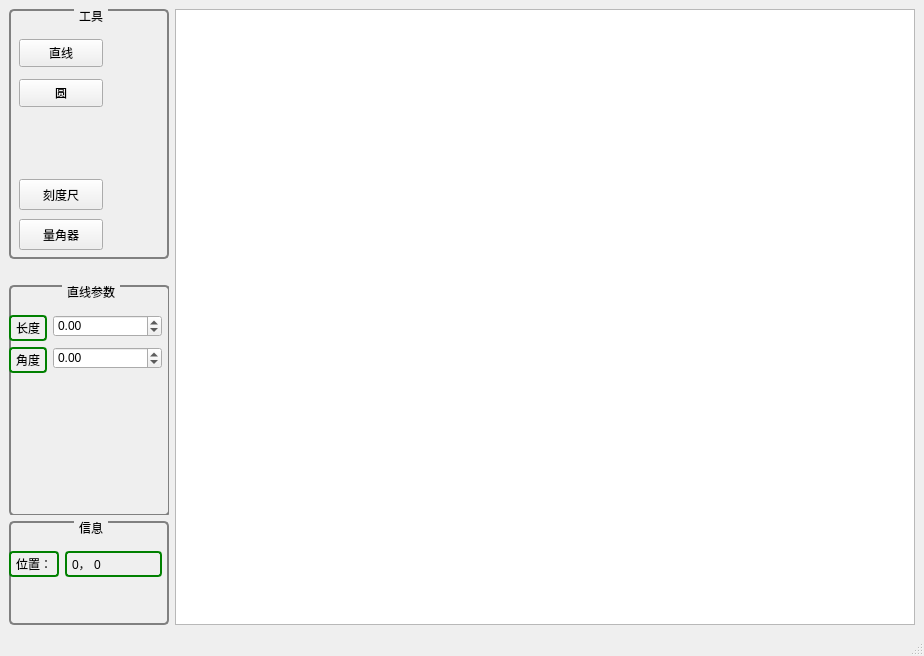
<?xml version="1.0" encoding="UTF-8"?>
<ui version="4.0">
 <class>MainWindow</class>
 <widget class="QMainWindow" name="MainWindow">
  <property name="geometry">
   <rect>
    <x>0</x>
    <y>0</y>
    <width>924</width>
    <height>656</height>
   </rect>
  </property>
  <property name="sizePolicy">
   <sizepolicy hsizetype="Expanding" vsizetype="Expanding">
    <horstretch>0</horstretch>
    <verstretch>0</verstretch>
   </sizepolicy>
  </property>
  <property name="windowTitle">
   <string>MainWindow</string>
  </property>
  <property name="styleSheet">
   <string notr="true">  QMainWindow::separator {
      background: yellow;
      width: 10px; /* when vertical */
      height: 10px; /* when horizontal */
  }

  QMainWindow::separator:hover {
      background: red;
  }
</string>
  </property>
  <widget class="QWidget" name="centralwidget">
   <property name="sizePolicy">
    <sizepolicy hsizetype="Expanding" vsizetype="Expanding">
     <horstretch>0</horstretch>
     <verstretch>0</verstretch>
    </sizepolicy>
   </property>
   <layout class="QGridLayout" name="gridLayout">
    <item row="1" column="0">
     <widget class="WStackedWidget" name="stackedWidget">
      <property name="minimumSize">
       <size>
        <width>160</width>
        <height>250</height>
       </size>
      </property>
      <property name="maximumSize">
       <size>
        <width>160</width>
        <height>250</height>
       </size>
      </property>
      <property name="currentIndex">
       <number>0</number>
      </property>
      <widget class="QWidget" name="line_page">
       <widget class="QGroupBox" name="groupBox_3">
        <property name="geometry">
         <rect>
          <x>0</x>
          <y>20</y>
          <width>161</width>
          <height>231</height>
         </rect>
        </property>
        <property name="sizePolicy">
         <sizepolicy hsizetype="Preferred" vsizetype="Preferred">
          <horstretch>0</horstretch>
          <verstretch>0</verstretch>
         </sizepolicy>
        </property>
        <property name="minimumSize">
         <size>
          <width>0</width>
          <height>0</height>
         </size>
        </property>
        <property name="styleSheet">
         <string notr="true">  QGroupBox {
      background-color: qlineargradient(x1: 0, y1: 0, x2: 0, y2: 1,
                                        stop: 0 #E0E0E0, stop: 1 #FFFFFF);
      border: 2px solid gray;
      border-radius: 5px;
      margin-top: 1ex; /* leave space at the top for the title */
  }

  QGroupBox::title {
      subcontrol-origin: margin;
      subcontrol-position: top center; /* position at the top center */
      padding: 0 3px;
      background-color: qlineargradient(x1: 0, y1: 0, x2: 0, y2: 1,
                                        stop: 0 #FF0ECE, stop: 1 #FFFFFF);
  }</string>
        </property>
        <property name="title">
         <string>直线参数</string>
        </property>
        <widget class="QWidget" name="layoutWidget">
         <property name="geometry">
          <rect>
           <x>0</x>
           <y>30</y>
           <width>153</width>
           <height>70</height>
          </rect>
         </property>
         <layout class="QFormLayout" name="formLayout_2">
          <item row="0" column="0">
           <widget class="QLabel" name="label_3">
            <property name="styleSheet">
             <string notr="true">  QFrame, QLabel, QToolTip {
      border: 2px solid green;
      border-radius: 4px;
      padding: 2px;
  }</string>
            </property>
            <property name="text">
             <string>长度</string>
            </property>
            <property name="buddy">
             <cstring>doubleSpinBox</cstring>
            </property>
           </widget>
          </item>
          <item row="0" column="1">
           <widget class="QDoubleSpinBox" name="line_para_length">
            <property name="styleSheet">
             <string notr="true"/>
            </property>
            <property name="minimum">
             <double>-10000.000000000000000</double>
            </property>
            <property name="maximum">
             <double>10000.000000000000000</double>
            </property>
            <property name="singleStep">
             <double>0.010000000000000</double>
            </property>
           </widget>
          </item>
          <item row="1" column="0">
           <widget class="QLabel" name="label_4">
            <property name="styleSheet">
             <string notr="true">  QFrame, QLabel, QToolTip {
      border: 2px solid green;
      border-radius: 4px;
      padding: 2px;
  }</string>
            </property>
            <property name="text">
             <string>角度</string>
            </property>
           </widget>
          </item>
          <item row="1" column="1">
           <widget class="QDoubleSpinBox" name="line_para_angle">
            <property name="styleSheet">
             <string notr="true"/>
            </property>
            <property name="minimum">
             <double>-360.000000000000000</double>
            </property>
            <property name="maximum">
             <double>360.000000000000000</double>
            </property>
            <property name="singleStep">
             <double>0.010000000000000</double>
            </property>
           </widget>
          </item>
         </layout>
        </widget>
       </widget>
      </widget>
      <widget class="QWidget" name="circle_page">
       <widget class="QGroupBox" name="groupBox_2">
        <property name="geometry">
         <rect>
          <x>0</x>
          <y>20</y>
          <width>151</width>
          <height>231</height>
         </rect>
        </property>
        <property name="sizePolicy">
         <sizepolicy hsizetype="Preferred" vsizetype="Preferred">
          <horstretch>0</horstretch>
          <verstretch>0</verstretch>
         </sizepolicy>
        </property>
        <property name="minimumSize">
         <size>
          <width>0</width>
          <height>0</height>
         </size>
        </property>
        <property name="title">
         <string>圆参数</string>
        </property>
        <widget class="QWidget" name="layoutWidget">
         <property name="geometry">
          <rect>
           <x>0</x>
           <y>30</y>
           <width>147</width>
           <height>31</height>
          </rect>
         </property>
         <layout class="QFormLayout" name="formLayout">
          <item row="0" column="0">
           <widget class="QLabel" name="label">
            <property name="text">
             <string>半径</string>
            </property>
            <property name="buddy">
             <cstring>doubleSpinBox</cstring>
            </property>
           </widget>
          </item>
          <item row="0" column="1">
           <widget class="QDoubleSpinBox" name="doubleSpinBox"/>
          </item>
         </layout>
        </widget>
       </widget>
      </widget>
     </widget>
    </item>
    <item row="0" column="1" rowspan="3">
     <widget class="WGraphicsView" name="graphicsView">
      <property name="verticalScrollBarPolicy">
       <enum>Qt::ScrollBarAsNeeded</enum>
      </property>
      <property name="horizontalScrollBarPolicy">
       <enum>Qt::ScrollBarAsNeeded</enum>
      </property>
      <property name="sizeAdjustPolicy">
       <enum>QAbstractScrollArea::AdjustIgnored</enum>
      </property>
      <property name="backgroundBrush">
       <brush brushstyle="NoBrush">
        <color alpha="255">
         <red>0</red>
         <green>0</green>
         <blue>0</blue>
        </color>
       </brush>
      </property>
      <property name="dragMode">
       <enum>QGraphicsView::NoDrag</enum>
      </property>
      <property name="resizeAnchor">
       <enum>QGraphicsView::NoAnchor</enum>
      </property>
     </widget>
    </item>
    <item row="2" column="0">
     <widget class="QGroupBox" name="groupBox_4">
      <property name="minimumSize">
       <size>
        <width>160</width>
        <height>80</height>
       </size>
      </property>
      <property name="styleSheet">
       <string notr="true">  QGroupBox {
      background-color: qlineargradient(x1: 0, y1: 0, x2: 0, y2: 1,
                                        stop: 0 #E0E0E0, stop: 1 #FFFFFF);
      border: 2px solid gray;
      border-radius: 5px;
      margin-top: 1ex; /* leave space at the top for the title */
  }

  QGroupBox::title {
      subcontrol-origin: margin;
      subcontrol-position: top center; /* position at the top center */
      padding: 0 3px;
      background-color: qlineargradient(x1: 0, y1: 0, x2: 0, y2: 1,
                                        stop: 0 #FF0ECE, stop: 1 #FFFFFF);
  }</string>
      </property>
      <property name="title">
       <string>信息</string>
      </property>
      <widget class="QWidget" name="layoutWidget">
       <property name="geometry">
        <rect>
         <x>0</x>
         <y>30</y>
         <width>153</width>
         <height>33</height>
        </rect>
       </property>
       <layout class="QFormLayout" name="formLayout_3">
        <item row="0" column="0">
         <widget class="QLabel" name="label_info_pos_prompt">
          <property name="styleSheet">
           <string notr="true">  QFrame, QLabel, QToolTip {
      border: 2px solid green;
      border-radius: 4px;
      padding: 2px;
  }</string>
          </property>
          <property name="text">
           <string>位置：</string>
          </property>
         </widget>
        </item>
        <item row="0" column="1">
         <widget class="QLabel" name="label_info_pos">
          <property name="styleSheet">
           <string notr="true">  QFrame, QLabel, QToolTip {
      border: 2px solid green;
      border-radius: 4px;
      padding: 2px;
  }</string>
          </property>
          <property name="text">
           <string>0， 0</string>
          </property>
         </widget>
        </item>
       </layout>
      </widget>
     </widget>
    </item>
    <item row="0" column="0">
     <widget class="QGroupBox" name="groupBox">
      <property name="minimumSize">
       <size>
        <width>160</width>
        <height>250</height>
       </size>
      </property>
      <property name="maximumSize">
       <size>
        <width>160</width>
        <height>250</height>
       </size>
      </property>
      <property name="styleSheet">
       <string notr="true">  QGroupBox {
      background-color: qlineargradient(x1: 0, y1: 0, x2: 0, y2: 1,
                                        stop: 0 #E0E0E0, stop: 1 #FFFFFF);
      border: 2px solid gray;
      border-radius: 5px;
      margin-top: 1ex; /* leave space at the top for the title */
  }

  QGroupBox::title {
      subcontrol-origin: margin;
      subcontrol-position: top center; /* position at the top center */
      padding: 0 3px;
      background-color: qlineargradient(x1: 0, y1: 0, x2: 0, y2: 1,
                                        stop: 0 #FF0ECE, stop: 1 #FFFFFF);
  }</string>
      </property>
      <property name="title">
       <string>工具</string>
      </property>
      <property name="checkable">
       <bool>false</bool>
      </property>
      <widget class="QPushButton" name="line_btn">
       <property name="enabled">
        <bool>true</bool>
       </property>
       <property name="geometry">
        <rect>
         <x>10</x>
         <y>30</y>
         <width>84</width>
         <height>28</height>
        </rect>
       </property>
       <property name="autoFillBackground">
        <bool>false</bool>
       </property>
       <property name="styleSheet">
        <string notr="true">QPushButton {
	border: 2px solid #8f8f91;
	border-radius: 6px;
	background-color: qlineargradient(x1: 0, y1: 0, x2: 0, y2: 1,
                                        stop: 0 #f6f7fa, stop: 1 #dadbde);
	min-width: 80px;
}

QPushButton:pressed {
	background-color: qlineargradient(x1: 0, y1: 0, x2: 0, y2: 1,
                                        stop: 0 #dadbde, stop: 1 #f6f7fa);
}

QPushButton:flat {
	border: none; /* no border for a flat push button */
}

QPushButton:default {
	border-color: navy; /* make the default button prominent */
}

QPushButton:hover{
background-color:rgba(100,255,100,100);
border-color:rgba(255,255,255,200);
color:rgba(0,0,0,200);
};</string>
       </property>
       <property name="text">
        <string>直线</string>
       </property>
       <property name="checkable">
        <bool>false</bool>
       </property>
       <property name="autoRepeat">
        <bool>false</bool>
       </property>
       <property name="autoDefault">
        <bool>false</bool>
       </property>
       <property name="default">
        <bool>false</bool>
       </property>
       <property name="flat">
        <bool>false</bool>
       </property>
      </widget>
      <widget class="QPushButton" name="circle_btn">
       <property name="geometry">
        <rect>
         <x>10</x>
         <y>70</y>
         <width>84</width>
         <height>28</height>
        </rect>
       </property>
       <property name="styleSheet">
        <string notr="true">QPushButton {
	border: 2px solid #8f8f91;
	border-radius: 6px;
	background-color: qlineargradient(x1: 0, y1: 0, x2: 0, y2: 1,
                                        stop: 0 #f6f7fa, stop: 1 #dadbde);
	min-width: 80px;
}

QPushButton:pressed {
	background-color: qlineargradient(x1: 0, y1: 0, x2: 0, y2: 1,
                                        stop: 0 #dadbde, stop: 1 #f6f7fa);
}

QPushButton:flat {
	border: none; /* no border for a flat push button */
}

QPushButton:default {
	border-color: navy; /* make the default button prominent */
}

QPushButton:hover{
background-color:rgba(100,255,100,100);
border-color:rgba(255,255,255,200);
color:rgba(0,0,0,200);
};</string>
       </property>
       <property name="text">
        <string>圆</string>
       </property>
      </widget>
      <widget class="QPushButton" name="ruler_length">
       <property name="geometry">
        <rect>
         <x>10</x>
         <y>170</y>
         <width>84</width>
         <height>31</height>
        </rect>
       </property>
       <property name="styleSheet">
        <string notr="true">QPushButton {
	border: 2px solid #8f8f91;
	border-radius: 6px;
	background-color: qlineargradient(x1: 0, y1: 0, x2: 0, y2: 1,
                                        stop: 0 #f6f7fa, stop: 1 #dadbde);
	min-width: 80px;
}

QPushButton:pressed {
	background-color: qlineargradient(x1: 0, y1: 0, x2: 0, y2: 1,
                                        stop: 0 #dadbde, stop: 1 #f6f7fa);
}

QPushButton:flat {
	border: none; /* no border for a flat push button */
}

QPushButton:default {
	border-color: navy; /* make the default button prominent */
}

QPushButton:hover{
background-color:rgba(100,255,100,100);
border-color:rgba(255,255,255,200);
color:rgba(0,0,0,200);
};</string>
       </property>
       <property name="text">
        <string>刻度尺</string>
       </property>
      </widget>
      <widget class="QPushButton" name="ruler_angle">
       <property name="geometry">
        <rect>
         <x>10</x>
         <y>210</y>
         <width>84</width>
         <height>31</height>
        </rect>
       </property>
       <property name="styleSheet">
        <string notr="true">QPushButton {
	border: 2px solid #8f8f91;
	border-radius: 6px;
	background-color: qlineargradient(x1: 0, y1: 0, x2: 0, y2: 1,
                                        stop: 0 #f6f7fa, stop: 1 #dadbde);
	min-width: 80px;
}

QPushButton:pressed {
	background-color: qlineargradient(x1: 0, y1: 0, x2: 0, y2: 1,
                                        stop: 0 #dadbde, stop: 1 #f6f7fa);
}

QPushButton:flat {
	border: none; /* no border for a flat push button */
}

QPushButton:default {
	border-color: navy; /* make the default button prominent */
}

QPushButton:hover{
background-color:rgba(100,255,100,100);
border-color:rgba(255,255,255,200);
color:rgba(0,0,0,200);
};</string>
       </property>
       <property name="text">
        <string>量角器</string>
       </property>
      </widget>
     </widget>
    </item>
   </layout>
  </widget>
  <widget class="QMenuBar" name="menubar">
   <property name="geometry">
    <rect>
     <x>0</x>
     <y>0</y>
     <width>924</width>
     <height>22</height>
    </rect>
   </property>
   <property name="sizePolicy">
    <sizepolicy hsizetype="Preferred" vsizetype="Preferred">
     <horstretch>0</horstretch>
     <verstretch>0</verstretch>
    </sizepolicy>
   </property>
  </widget>
  <widget class="QStatusBar" name="statusbar"/>
 </widget>
 <customwidgets>
  <customwidget>
   <class>WGraphicsView</class>
   <extends>QGraphicsView</extends>
   <header>wgraphicsview.h</header>
   <slots>
    <slot>create_w_line()</slot>
    <slot>create_w_circle()</slot>
    <slot>create_w_ruler_length()</slot>
    <slot>create_w_ruler_angle()</slot>
   </slots>
  </customwidget>
  <customwidget>
   <class>WStackedWidget</class>
   <extends>QStackedWidget</extends>
   <header>wstackedwidget.h</header>
   <container>1</container>
   <slots>
    <slot>set_index_to_line()</slot>
    <slot>set_index_to_circle()</slot>
   </slots>
  </customwidget>
 </customwidgets>
 <resources/>
 <connections>
  <connection>
   <sender>line_btn</sender>
   <signal>clicked()</signal>
   <receiver>graphicsView</receiver>
   <slot>create_w_line()</slot>
   <hints>
    <hint type="sourcelabel">
     <x>59</x>
     <y>85</y>
    </hint>
    <hint type="destinationlabel">
     <x>244</x>
     <y>253</y>
    </hint>
   </hints>
  </connection>
  <connection>
   <sender>line_btn</sender>
   <signal>clicked()</signal>
   <receiver>stackedWidget</receiver>
   <slot>set_index_to_line()</slot>
   <hints>
    <hint type="sourcelabel">
     <x>89</x>
     <y>88</y>
    </hint>
    <hint type="destinationlabel">
     <x>122</x>
     <y>313</y>
    </hint>
   </hints>
  </connection>
  <connection>
   <sender>circle_btn</sender>
   <signal>clicked()</signal>
   <receiver>stackedWidget</receiver>
   <slot>set_index_to_circle()</slot>
   <hints>
    <hint type="sourcelabel">
     <x>29</x>
     <y>124</y>
    </hint>
    <hint type="destinationlabel">
     <x>32</x>
     <y>306</y>
    </hint>
   </hints>
  </connection>
  <connection>
   <sender>circle_btn</sender>
   <signal>clicked()</signal>
   <receiver>graphicsView</receiver>
   <slot>create_w_circle()</slot>
   <hints>
    <hint type="sourcelabel">
     <x>85</x>
     <y>117</y>
    </hint>
    <hint type="destinationlabel">
     <x>180</x>
     <y>135</y>
    </hint>
   </hints>
  </connection>
  <connection>
   <sender>ruler_length</sender>
   <signal>clicked()</signal>
   <receiver>graphicsView</receiver>
   <slot>create_w_ruler_length()</slot>
   <hints>
    <hint type="sourcelabel">
     <x>51</x>
     <y>262</y>
    </hint>
    <hint type="destinationlabel">
     <x>217</x>
     <y>206</y>
    </hint>
   </hints>
  </connection>
  <connection>
   <sender>ruler_angle</sender>
   <signal>clicked()</signal>
   <receiver>graphicsView</receiver>
   <slot>create_w_ruler_angle()</slot>
   <hints>
    <hint type="sourcelabel">
     <x>151</x>
     <y>264</y>
    </hint>
    <hint type="destinationlabel">
     <x>220</x>
     <y>277</y>
    </hint>
   </hints>
  </connection>
 </connections>
</ui>
